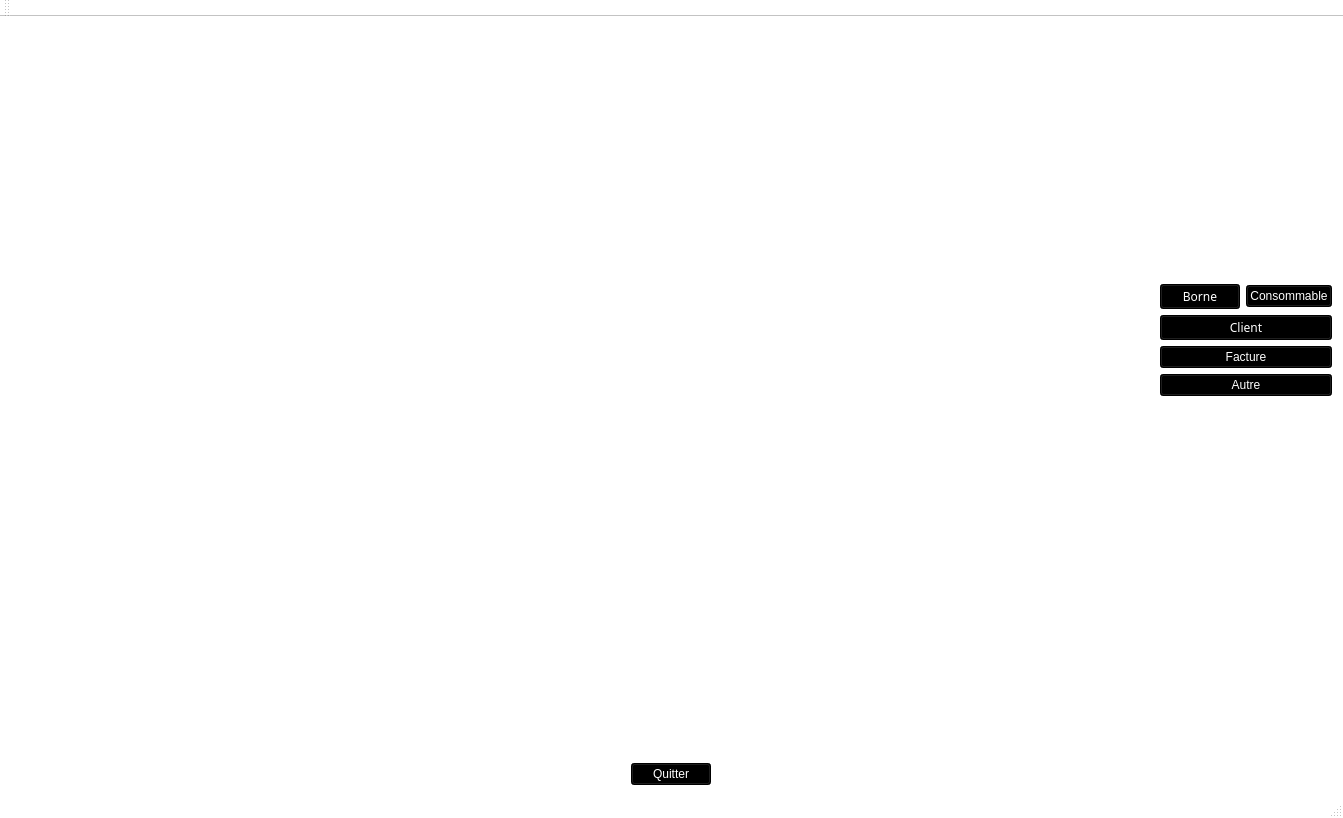
<?xml version="1.0" encoding="UTF-8"?>
<ui version="4.0">
 <class>PPEClass</class>
 <widget class="QMainWindow" name="PPEClass">
  <property name="geometry">
   <rect>
    <x>0</x>
    <y>0</y>
    <width>1343</width>
    <height>818</height>
   </rect>
  </property>
  <property name="palette">
   <palette>
    <active>
     <colorrole role="WindowText">
      <brush brushstyle="SolidPattern">
       <color alpha="255">
        <red>0</red>
        <green>0</green>
        <blue>0</blue>
       </color>
      </brush>
     </colorrole>
     <colorrole role="Button">
      <brush brushstyle="SolidPattern">
       <color alpha="255">
        <red>255</red>
        <green>255</green>
        <blue>255</blue>
       </color>
      </brush>
     </colorrole>
     <colorrole role="Light">
      <brush brushstyle="SolidPattern">
       <color alpha="255">
        <red>255</red>
        <green>255</green>
        <blue>255</blue>
       </color>
      </brush>
     </colorrole>
     <colorrole role="Midlight">
      <brush brushstyle="SolidPattern">
       <color alpha="255">
        <red>255</red>
        <green>255</green>
        <blue>255</blue>
       </color>
      </brush>
     </colorrole>
     <colorrole role="Dark">
      <brush brushstyle="SolidPattern">
       <color alpha="255">
        <red>127</red>
        <green>127</green>
        <blue>127</blue>
       </color>
      </brush>
     </colorrole>
     <colorrole role="Mid">
      <brush brushstyle="SolidPattern">
       <color alpha="255">
        <red>170</red>
        <green>170</green>
        <blue>170</blue>
       </color>
      </brush>
     </colorrole>
     <colorrole role="Text">
      <brush brushstyle="SolidPattern">
       <color alpha="255">
        <red>0</red>
        <green>0</green>
        <blue>0</blue>
       </color>
      </brush>
     </colorrole>
     <colorrole role="BrightText">
      <brush brushstyle="SolidPattern">
       <color alpha="255">
        <red>255</red>
        <green>255</green>
        <blue>255</blue>
       </color>
      </brush>
     </colorrole>
     <colorrole role="ButtonText">
      <brush brushstyle="SolidPattern">
       <color alpha="255">
        <red>0</red>
        <green>0</green>
        <blue>0</blue>
       </color>
      </brush>
     </colorrole>
     <colorrole role="Base">
      <brush brushstyle="SolidPattern">
       <color alpha="255">
        <red>255</red>
        <green>255</green>
        <blue>255</blue>
       </color>
      </brush>
     </colorrole>
     <colorrole role="Window">
      <brush brushstyle="SolidPattern">
       <color alpha="255">
        <red>255</red>
        <green>255</green>
        <blue>255</blue>
       </color>
      </brush>
     </colorrole>
     <colorrole role="Shadow">
      <brush brushstyle="SolidPattern">
       <color alpha="255">
        <red>0</red>
        <green>0</green>
        <blue>0</blue>
       </color>
      </brush>
     </colorrole>
     <colorrole role="AlternateBase">
      <brush brushstyle="SolidPattern">
       <color alpha="255">
        <red>255</red>
        <green>255</green>
        <blue>255</blue>
       </color>
      </brush>
     </colorrole>
     <colorrole role="ToolTipBase">
      <brush brushstyle="SolidPattern">
       <color alpha="255">
        <red>255</red>
        <green>255</green>
        <blue>220</blue>
       </color>
      </brush>
     </colorrole>
     <colorrole role="ToolTipText">
      <brush brushstyle="SolidPattern">
       <color alpha="255">
        <red>0</red>
        <green>0</green>
        <blue>0</blue>
       </color>
      </brush>
     </colorrole>
     <colorrole role="PlaceholderText">
      <brush brushstyle="SolidPattern">
       <color alpha="128">
        <red>0</red>
        <green>0</green>
        <blue>0</blue>
       </color>
      </brush>
     </colorrole>
    </active>
    <inactive>
     <colorrole role="WindowText">
      <brush brushstyle="SolidPattern">
       <color alpha="255">
        <red>0</red>
        <green>0</green>
        <blue>0</blue>
       </color>
      </brush>
     </colorrole>
     <colorrole role="Button">
      <brush brushstyle="SolidPattern">
       <color alpha="255">
        <red>255</red>
        <green>255</green>
        <blue>255</blue>
       </color>
      </brush>
     </colorrole>
     <colorrole role="Light">
      <brush brushstyle="SolidPattern">
       <color alpha="255">
        <red>255</red>
        <green>255</green>
        <blue>255</blue>
       </color>
      </brush>
     </colorrole>
     <colorrole role="Midlight">
      <brush brushstyle="SolidPattern">
       <color alpha="255">
        <red>255</red>
        <green>255</green>
        <blue>255</blue>
       </color>
      </brush>
     </colorrole>
     <colorrole role="Dark">
      <brush brushstyle="SolidPattern">
       <color alpha="255">
        <red>127</red>
        <green>127</green>
        <blue>127</blue>
       </color>
      </brush>
     </colorrole>
     <colorrole role="Mid">
      <brush brushstyle="SolidPattern">
       <color alpha="255">
        <red>170</red>
        <green>170</green>
        <blue>170</blue>
       </color>
      </brush>
     </colorrole>
     <colorrole role="Text">
      <brush brushstyle="SolidPattern">
       <color alpha="255">
        <red>0</red>
        <green>0</green>
        <blue>0</blue>
       </color>
      </brush>
     </colorrole>
     <colorrole role="BrightText">
      <brush brushstyle="SolidPattern">
       <color alpha="255">
        <red>255</red>
        <green>255</green>
        <blue>255</blue>
       </color>
      </brush>
     </colorrole>
     <colorrole role="ButtonText">
      <brush brushstyle="SolidPattern">
       <color alpha="255">
        <red>0</red>
        <green>0</green>
        <blue>0</blue>
       </color>
      </brush>
     </colorrole>
     <colorrole role="Base">
      <brush brushstyle="SolidPattern">
       <color alpha="255">
        <red>255</red>
        <green>255</green>
        <blue>255</blue>
       </color>
      </brush>
     </colorrole>
     <colorrole role="Window">
      <brush brushstyle="SolidPattern">
       <color alpha="255">
        <red>255</red>
        <green>255</green>
        <blue>255</blue>
       </color>
      </brush>
     </colorrole>
     <colorrole role="Shadow">
      <brush brushstyle="SolidPattern">
       <color alpha="255">
        <red>0</red>
        <green>0</green>
        <blue>0</blue>
       </color>
      </brush>
     </colorrole>
     <colorrole role="AlternateBase">
      <brush brushstyle="SolidPattern">
       <color alpha="255">
        <red>255</red>
        <green>255</green>
        <blue>255</blue>
       </color>
      </brush>
     </colorrole>
     <colorrole role="ToolTipBase">
      <brush brushstyle="SolidPattern">
       <color alpha="255">
        <red>255</red>
        <green>255</green>
        <blue>220</blue>
       </color>
      </brush>
     </colorrole>
     <colorrole role="ToolTipText">
      <brush brushstyle="SolidPattern">
       <color alpha="255">
        <red>0</red>
        <green>0</green>
        <blue>0</blue>
       </color>
      </brush>
     </colorrole>
     <colorrole role="PlaceholderText">
      <brush brushstyle="SolidPattern">
       <color alpha="128">
        <red>0</red>
        <green>0</green>
        <blue>0</blue>
       </color>
      </brush>
     </colorrole>
    </inactive>
    <disabled>
     <colorrole role="WindowText">
      <brush brushstyle="SolidPattern">
       <color alpha="255">
        <red>127</red>
        <green>127</green>
        <blue>127</blue>
       </color>
      </brush>
     </colorrole>
     <colorrole role="Button">
      <brush brushstyle="SolidPattern">
       <color alpha="255">
        <red>255</red>
        <green>255</green>
        <blue>255</blue>
       </color>
      </brush>
     </colorrole>
     <colorrole role="Light">
      <brush brushstyle="SolidPattern">
       <color alpha="255">
        <red>255</red>
        <green>255</green>
        <blue>255</blue>
       </color>
      </brush>
     </colorrole>
     <colorrole role="Midlight">
      <brush brushstyle="SolidPattern">
       <color alpha="255">
        <red>255</red>
        <green>255</green>
        <blue>255</blue>
       </color>
      </brush>
     </colorrole>
     <colorrole role="Dark">
      <brush brushstyle="SolidPattern">
       <color alpha="255">
        <red>127</red>
        <green>127</green>
        <blue>127</blue>
       </color>
      </brush>
     </colorrole>
     <colorrole role="Mid">
      <brush brushstyle="SolidPattern">
       <color alpha="255">
        <red>170</red>
        <green>170</green>
        <blue>170</blue>
       </color>
      </brush>
     </colorrole>
     <colorrole role="Text">
      <brush brushstyle="SolidPattern">
       <color alpha="255">
        <red>127</red>
        <green>127</green>
        <blue>127</blue>
       </color>
      </brush>
     </colorrole>
     <colorrole role="BrightText">
      <brush brushstyle="SolidPattern">
       <color alpha="255">
        <red>255</red>
        <green>255</green>
        <blue>255</blue>
       </color>
      </brush>
     </colorrole>
     <colorrole role="ButtonText">
      <brush brushstyle="SolidPattern">
       <color alpha="255">
        <red>127</red>
        <green>127</green>
        <blue>127</blue>
       </color>
      </brush>
     </colorrole>
     <colorrole role="Base">
      <brush brushstyle="SolidPattern">
       <color alpha="255">
        <red>255</red>
        <green>255</green>
        <blue>255</blue>
       </color>
      </brush>
     </colorrole>
     <colorrole role="Window">
      <brush brushstyle="SolidPattern">
       <color alpha="255">
        <red>255</red>
        <green>255</green>
        <blue>255</blue>
       </color>
      </brush>
     </colorrole>
     <colorrole role="Shadow">
      <brush brushstyle="SolidPattern">
       <color alpha="255">
        <red>0</red>
        <green>0</green>
        <blue>0</blue>
       </color>
      </brush>
     </colorrole>
     <colorrole role="AlternateBase">
      <brush brushstyle="SolidPattern">
       <color alpha="255">
        <red>255</red>
        <green>255</green>
        <blue>255</blue>
       </color>
      </brush>
     </colorrole>
     <colorrole role="ToolTipBase">
      <brush brushstyle="SolidPattern">
       <color alpha="255">
        <red>255</red>
        <green>255</green>
        <blue>220</blue>
       </color>
      </brush>
     </colorrole>
     <colorrole role="ToolTipText">
      <brush brushstyle="SolidPattern">
       <color alpha="255">
        <red>0</red>
        <green>0</green>
        <blue>0</blue>
       </color>
      </brush>
     </colorrole>
     <colorrole role="PlaceholderText">
      <brush brushstyle="SolidPattern">
       <color alpha="128">
        <red>0</red>
        <green>0</green>
        <blue>0</blue>
       </color>
      </brush>
     </colorrole>
    </disabled>
   </palette>
  </property>
  <property name="windowTitle">
   <string>PPE</string>
  </property>
  <property name="styleSheet">
   <string notr="true">font: 8pt &quot;Century Gothic&quot;;


</string>
  </property>
  <widget class="QWidget" name="centralWidget">
   <layout class="QVBoxLayout" name="verticalLayout_3">
    <item>
     <layout class="QHBoxLayout" name="horizontalLayout_3">
      <item>
       <layout class="QVBoxLayout" name="verticalLayout_2">
        <item>
         <widget class="QStackedWidget" name="stackedWidget">
          <widget class="QWidget" name="page_2"/>
         </widget>
        </item>
       </layout>
      </item>
      <item>
       <layout class="QVBoxLayout" name="verticalLayout">
        <property name="sizeConstraint">
         <enum>QLayout::SetFixedSize</enum>
        </property>
        <item>
         <spacer name="verticalSpacer">
          <property name="orientation">
           <enum>Qt::Vertical</enum>
          </property>
          <property name="sizeType">
           <enum>QSizePolicy::Expanding</enum>
          </property>
          <property name="sizeHint" stdset="0">
           <size>
            <width>20</width>
            <height>40</height>
           </size>
          </property>
         </spacer>
        </item>
        <item>
         <layout class="QHBoxLayout" name="horizontalLayout_2">
          <item>
           <widget class="QPushButton" name="AjoutBorne">
            <property name="palette">
             <palette>
              <active>
               <colorrole role="WindowText">
                <brush brushstyle="SolidPattern">
                 <color alpha="255">
                  <red>255</red>
                  <green>255</green>
                  <blue>255</blue>
                 </color>
                </brush>
               </colorrole>
               <colorrole role="Button">
                <brush brushstyle="SolidPattern">
                 <color alpha="255">
                  <red>0</red>
                  <green>0</green>
                  <blue>0</blue>
                 </color>
                </brush>
               </colorrole>
               <colorrole role="Text">
                <brush brushstyle="SolidPattern">
                 <color alpha="255">
                  <red>255</red>
                  <green>255</green>
                  <blue>255</blue>
                 </color>
                </brush>
               </colorrole>
               <colorrole role="ButtonText">
                <brush brushstyle="SolidPattern">
                 <color alpha="255">
                  <red>255</red>
                  <green>255</green>
                  <blue>255</blue>
                 </color>
                </brush>
               </colorrole>
               <colorrole role="Base">
                <brush brushstyle="SolidPattern">
                 <color alpha="255">
                  <red>0</red>
                  <green>0</green>
                  <blue>0</blue>
                 </color>
                </brush>
               </colorrole>
               <colorrole role="Window">
                <brush brushstyle="SolidPattern">
                 <color alpha="255">
                  <red>0</red>
                  <green>0</green>
                  <blue>0</blue>
                 </color>
                </brush>
               </colorrole>
               <colorrole role="PlaceholderText">
                <brush brushstyle="NoBrush">
                 <color alpha="128">
                  <red>255</red>
                  <green>255</green>
                  <blue>255</blue>
                 </color>
                </brush>
               </colorrole>
              </active>
              <inactive>
               <colorrole role="WindowText">
                <brush brushstyle="SolidPattern">
                 <color alpha="255">
                  <red>255</red>
                  <green>255</green>
                  <blue>255</blue>
                 </color>
                </brush>
               </colorrole>
               <colorrole role="Button">
                <brush brushstyle="SolidPattern">
                 <color alpha="255">
                  <red>0</red>
                  <green>0</green>
                  <blue>0</blue>
                 </color>
                </brush>
               </colorrole>
               <colorrole role="Text">
                <brush brushstyle="SolidPattern">
                 <color alpha="255">
                  <red>255</red>
                  <green>255</green>
                  <blue>255</blue>
                 </color>
                </brush>
               </colorrole>
               <colorrole role="ButtonText">
                <brush brushstyle="SolidPattern">
                 <color alpha="255">
                  <red>255</red>
                  <green>255</green>
                  <blue>255</blue>
                 </color>
                </brush>
               </colorrole>
               <colorrole role="Base">
                <brush brushstyle="SolidPattern">
                 <color alpha="255">
                  <red>0</red>
                  <green>0</green>
                  <blue>0</blue>
                 </color>
                </brush>
               </colorrole>
               <colorrole role="Window">
                <brush brushstyle="SolidPattern">
                 <color alpha="255">
                  <red>0</red>
                  <green>0</green>
                  <blue>0</blue>
                 </color>
                </brush>
               </colorrole>
               <colorrole role="PlaceholderText">
                <brush brushstyle="NoBrush">
                 <color alpha="128">
                  <red>255</red>
                  <green>255</green>
                  <blue>255</blue>
                 </color>
                </brush>
               </colorrole>
              </inactive>
              <disabled>
               <colorrole role="WindowText">
                <brush brushstyle="SolidPattern">
                 <color alpha="255">
                  <red>255</red>
                  <green>255</green>
                  <blue>255</blue>
                 </color>
                </brush>
               </colorrole>
               <colorrole role="Button">
                <brush brushstyle="SolidPattern">
                 <color alpha="255">
                  <red>0</red>
                  <green>0</green>
                  <blue>0</blue>
                 </color>
                </brush>
               </colorrole>
               <colorrole role="Text">
                <brush brushstyle="SolidPattern">
                 <color alpha="255">
                  <red>255</red>
                  <green>255</green>
                  <blue>255</blue>
                 </color>
                </brush>
               </colorrole>
               <colorrole role="ButtonText">
                <brush brushstyle="SolidPattern">
                 <color alpha="255">
                  <red>255</red>
                  <green>255</green>
                  <blue>255</blue>
                 </color>
                </brush>
               </colorrole>
               <colorrole role="Base">
                <brush brushstyle="SolidPattern">
                 <color alpha="255">
                  <red>0</red>
                  <green>0</green>
                  <blue>0</blue>
                 </color>
                </brush>
               </colorrole>
               <colorrole role="Window">
                <brush brushstyle="SolidPattern">
                 <color alpha="255">
                  <red>0</red>
                  <green>0</green>
                  <blue>0</blue>
                 </color>
                </brush>
               </colorrole>
               <colorrole role="PlaceholderText">
                <brush brushstyle="NoBrush">
                 <color alpha="128">
                  <red>255</red>
                  <green>255</green>
                  <blue>255</blue>
                 </color>
                </brush>
               </colorrole>
              </disabled>
             </palette>
            </property>
            <property name="font">
             <font>
              <family>Century Gothic</family>
              <pointsize>9</pointsize>
              <weight>50</weight>
              <italic>false</italic>
              <bold>false</bold>
             </font>
            </property>
            <property name="cursor">
             <cursorShape>PointingHandCursor</cursorShape>
            </property>
            <property name="styleSheet">
             <string notr="true">font: 9pt &quot;Century Gothic&quot;;
color : rgb(255, 255, 255);
background-color: rgb(0, 0, 0);
</string>
            </property>
            <property name="text">
             <string>Borne</string>
            </property>
           </widget>
          </item>
          <item>
           <widget class="QPushButton" name="Conso">
            <property name="styleSheet">
             <string notr="true">font: 9pt &quot;Century Gothic&quot;;
color : rgb(255, 255, 255);
background-color: rgb(0, 0, 0);
</string>
            </property>
            <property name="text">
             <string>Consommable</string>
            </property>
           </widget>
          </item>
         </layout>
        </item>
        <item>
         <widget class="QPushButton" name="Client">
          <property name="font">
           <font>
            <family>Century Gothic</family>
            <pointsize>9</pointsize>
            <weight>50</weight>
            <italic>false</italic>
            <bold>false</bold>
           </font>
          </property>
          <property name="cursor">
           <cursorShape>ArrowCursor</cursorShape>
          </property>
          <property name="styleSheet">
           <string notr="true">font: 9pt &quot;Century Gothic&quot;;
color : rgb(255, 255, 255);
background-color: rgb(0, 0, 0);
</string>
          </property>
          <property name="text">
           <string>Client</string>
          </property>
         </widget>
        </item>
        <item>
         <widget class="QPushButton" name="AjoutFacture">
          <property name="styleSheet">
           <string notr="true">font: 9pt &quot;Century Gothic&quot;;
color : rgb(255, 255, 255);
background-color: rgb(0, 0, 0);
</string>
          </property>
          <property name="text">
           <string>Facture</string>
          </property>
         </widget>
        </item>
        <item>
         <widget class="QPushButton" name="Autre">
          <property name="styleSheet">
           <string notr="true">font: 9pt &quot;Century Gothic&quot;;
color : rgb(255, 255, 255);
background-color: rgb(0, 0, 0);
</string>
          </property>
          <property name="text">
           <string>Autre</string>
          </property>
         </widget>
        </item>
        <item alignment="Qt::AlignHCenter">
         <widget class="QLabel" name="label_2">
          <property name="sizePolicy">
           <sizepolicy hsizetype="Expanding" vsizetype="MinimumExpanding">
            <horstretch>0</horstretch>
            <verstretch>0</verstretch>
           </sizepolicy>
          </property>
          <property name="minimumSize">
           <size>
            <width>0</width>
            <height>0</height>
           </size>
          </property>
          <property name="maximumSize">
           <size>
            <width>100</width>
            <height>100</height>
           </size>
          </property>
          <property name="sizeIncrement">
           <size>
            <width>0</width>
            <height>0</height>
           </size>
          </property>
          <property name="baseSize">
           <size>
            <width>200</width>
            <height>0</height>
           </size>
          </property>
          <property name="layoutDirection">
           <enum>Qt::LeftToRight</enum>
          </property>
          <property name="styleSheet">
           <string notr="true">text-align:center;</string>
          </property>
          <property name="text">
           <string/>
          </property>
          <property name="textFormat">
           <enum>Qt::PlainText</enum>
          </property>
          <property name="alignment">
           <set>Qt::AlignRight|Qt::AlignTrailing|Qt::AlignVCenter</set>
          </property>
         </widget>
        </item>
        <item>
         <spacer name="verticalSpacer_2">
          <property name="orientation">
           <enum>Qt::Vertical</enum>
          </property>
          <property name="sizeHint" stdset="0">
           <size>
            <width>20</width>
            <height>40</height>
           </size>
          </property>
         </spacer>
        </item>
       </layout>
      </item>
     </layout>
    </item>
    <item alignment="Qt::AlignHCenter">
     <widget class="QPushButton" name="Quit">
      <property name="styleSheet">
       <string notr="true">font: 9pt &quot;Century Gothic&quot;;
color : rgb(255, 255, 255);
background-color: rgb(0, 0, 0);
</string>
      </property>
      <property name="text">
       <string>Quitter</string>
      </property>
     </widget>
    </item>
   </layout>
  </widget>
  <widget class="QMenuBar" name="menuBar">
   <property name="geometry">
    <rect>
     <x>0</x>
     <y>0</y>
     <width>1343</width>
     <height>22</height>
    </rect>
   </property>
  </widget>
  <widget class="QToolBar" name="mainToolBar">
   <property name="palette">
    <palette>
     <active>
      <colorrole role="Base">
       <brush brushstyle="SolidPattern">
        <color alpha="255">
         <red>255</red>
         <green>255</green>
         <blue>255</blue>
        </color>
       </brush>
      </colorrole>
      <colorrole role="Window">
       <brush brushstyle="SolidPattern">
        <color alpha="255">
         <red>255</red>
         <green>255</green>
         <blue>255</blue>
        </color>
       </brush>
      </colorrole>
     </active>
     <inactive>
      <colorrole role="Base">
       <brush brushstyle="SolidPattern">
        <color alpha="255">
         <red>255</red>
         <green>255</green>
         <blue>255</blue>
        </color>
       </brush>
      </colorrole>
      <colorrole role="Window">
       <brush brushstyle="SolidPattern">
        <color alpha="255">
         <red>255</red>
         <green>255</green>
         <blue>255</blue>
        </color>
       </brush>
      </colorrole>
     </inactive>
     <disabled>
      <colorrole role="Base">
       <brush brushstyle="SolidPattern">
        <color alpha="255">
         <red>255</red>
         <green>255</green>
         <blue>255</blue>
        </color>
       </brush>
      </colorrole>
      <colorrole role="Window">
       <brush brushstyle="SolidPattern">
        <color alpha="255">
         <red>255</red>
         <green>255</green>
         <blue>255</blue>
        </color>
       </brush>
      </colorrole>
     </disabled>
    </palette>
   </property>
   <attribute name="toolBarArea">
    <enum>TopToolBarArea</enum>
   </attribute>
   <attribute name="toolBarBreak">
    <bool>false</bool>
   </attribute>
  </widget>
  <widget class="QStatusBar" name="statusBar"/>
 </widget>
 <layoutdefault spacing="6" margin="11"/>
 <resources>
  <include location="PPE.qrc"/>
 </resources>
 <connections/>
</ui>
